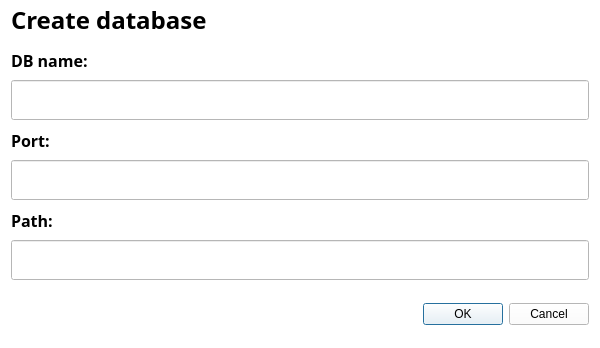
<?xml version="1.0" encoding="UTF-8"?>
<ui version="4.0">
 <class>CreaDB</class>
 <widget class="QDialog" name="CreaDB">
  <property name="geometry">
   <rect>
    <x>0</x>
    <y>0</y>
    <width>600</width>
    <height>348</height>
   </rect>
  </property>
  <property name="windowTitle">
   <string notr="true"/>
  </property>
  <property name="styleSheet">
   <string notr="true">background:rgb(255, 255, 255)</string>
  </property>
  <property name="modal">
   <bool>false</bool>
  </property>
  <layout class="QGridLayout" name="gridLayout">
   <property name="topMargin">
    <number>0</number>
   </property>
   <property name="bottomMargin">
    <number>14</number>
   </property>
   <property name="spacing">
    <number>0</number>
   </property>
   <item row="10" column="1">
    <widget class="QDialogButtonBox" name="buttonBox">
     <property name="minimumSize">
      <size>
       <width>0</width>
       <height>40</height>
      </size>
     </property>
     <property name="maximumSize">
      <size>
       <width>16777215</width>
       <height>40</height>
      </size>
     </property>
     <property name="toolTipDuration">
      <number>0</number>
     </property>
     <property name="orientation">
      <enum>Qt::Horizontal</enum>
     </property>
     <property name="standardButtons">
      <set>QDialogButtonBox::Cancel|QDialogButtonBox::Ok</set>
     </property>
    </widget>
   </item>
   <item row="9" column="1">
    <spacer name="verticalSpacer">
     <property name="orientation">
      <enum>Qt::Vertical</enum>
     </property>
     <property name="sizeHint" stdset="0">
      <size>
       <width>14</width>
       <height>14</height>
      </size>
     </property>
    </spacer>
   </item>
   <item row="8" column="1">
    <widget class="QLineEdit" name="lineEdit_3">
     <property name="minimumSize">
      <size>
       <width>0</width>
       <height>40</height>
      </size>
     </property>
     <property name="maximumSize">
      <size>
       <width>16777215</width>
       <height>40</height>
      </size>
     </property>
    </widget>
   </item>
   <item row="2" column="1">
    <widget class="QLabel" name="label_2">
     <property name="sizePolicy">
      <sizepolicy hsizetype="Preferred" vsizetype="Fixed">
       <horstretch>0</horstretch>
       <verstretch>0</verstretch>
      </sizepolicy>
     </property>
     <property name="minimumSize">
      <size>
       <width>0</width>
       <height>40</height>
      </size>
     </property>
     <property name="maximumSize">
      <size>
       <width>16777215</width>
       <height>40</height>
      </size>
     </property>
     <property name="font">
      <font>
       <family>Segoe UI Semibold</family>
       <pointsize>12</pointsize>
       <weight>75</weight>
       <bold>true</bold>
      </font>
     </property>
     <property name="text">
      <string>DB name: </string>
     </property>
    </widget>
   </item>
   <item row="7" column="1">
    <widget class="QLabel" name="label_4">
     <property name="sizePolicy">
      <sizepolicy hsizetype="Preferred" vsizetype="Fixed">
       <horstretch>0</horstretch>
       <verstretch>0</verstretch>
      </sizepolicy>
     </property>
     <property name="minimumSize">
      <size>
       <width>0</width>
       <height>40</height>
      </size>
     </property>
     <property name="maximumSize">
      <size>
       <width>16777215</width>
       <height>40</height>
      </size>
     </property>
     <property name="font">
      <font>
       <family>Segoe UI Semibold</family>
       <pointsize>12</pointsize>
       <weight>75</weight>
       <bold>true</bold>
      </font>
     </property>
     <property name="text">
      <string>Path:</string>
     </property>
    </widget>
   </item>
   <item row="4" column="1">
    <widget class="QLabel" name="label_3">
     <property name="sizePolicy">
      <sizepolicy hsizetype="Preferred" vsizetype="Fixed">
       <horstretch>0</horstretch>
       <verstretch>0</verstretch>
      </sizepolicy>
     </property>
     <property name="minimumSize">
      <size>
       <width>0</width>
       <height>40</height>
      </size>
     </property>
     <property name="maximumSize">
      <size>
       <width>16777215</width>
       <height>40</height>
      </size>
     </property>
     <property name="font">
      <font>
       <family>Segoe UI Semibold</family>
       <pointsize>12</pointsize>
       <weight>75</weight>
       <bold>true</bold>
      </font>
     </property>
     <property name="text">
      <string>Port: </string>
     </property>
    </widget>
   </item>
   <item row="6" column="1">
    <widget class="QLineEdit" name="lineEdit_2">
     <property name="minimumSize">
      <size>
       <width>0</width>
       <height>40</height>
      </size>
     </property>
     <property name="maximumSize">
      <size>
       <width>16777215</width>
       <height>40</height>
      </size>
     </property>
     <property name="inputMethodHints">
      <set>Qt::ImhPreferNumbers</set>
     </property>
    </widget>
   </item>
   <item row="3" column="1">
    <widget class="QLineEdit" name="lineEdit">
     <property name="minimumSize">
      <size>
       <width>0</width>
       <height>40</height>
      </size>
     </property>
     <property name="maximumSize">
      <size>
       <width>16777215</width>
       <height>40</height>
      </size>
     </property>
    </widget>
   </item>
   <item row="1" column="1">
    <widget class="QWidget" name="horizontalWidget" native="true">
     <property name="sizePolicy">
      <sizepolicy hsizetype="Preferred" vsizetype="Fixed">
       <horstretch>0</horstretch>
       <verstretch>0</verstretch>
      </sizepolicy>
     </property>
     <property name="minimumSize">
      <size>
       <width>0</width>
       <height>40</height>
      </size>
     </property>
     <property name="maximumSize">
      <size>
       <width>16777215</width>
       <height>40</height>
      </size>
     </property>
     <layout class="QHBoxLayout" name="horizontalLayout">
      <property name="leftMargin">
       <number>0</number>
      </property>
      <property name="topMargin">
       <number>0</number>
      </property>
      <property name="rightMargin">
       <number>0</number>
      </property>
      <property name="bottomMargin">
       <number>0</number>
      </property>
      <item>
       <widget class="QLabel" name="label">
        <property name="sizePolicy">
         <sizepolicy hsizetype="Preferred" vsizetype="Fixed">
          <horstretch>0</horstretch>
          <verstretch>0</verstretch>
         </sizepolicy>
        </property>
        <property name="font">
         <font>
          <family>Segoe UI Semibold</family>
          <pointsize>18</pointsize>
          <weight>75</weight>
          <bold>true</bold>
         </font>
        </property>
        <property name="text">
         <string>Create database</string>
        </property>
       </widget>
      </item>
     </layout>
    </widget>
   </item>
  </layout>
 </widget>
 <resources/>
 <connections>
  <connection>
   <sender>buttonBox</sender>
   <signal>accepted()</signal>
   <receiver>CreaDB</receiver>
   <slot>accept()</slot>
   <hints>
    <hint type="sourcelabel">
     <x>248</x>
     <y>254</y>
    </hint>
    <hint type="destinationlabel">
     <x>157</x>
     <y>274</y>
    </hint>
   </hints>
  </connection>
  <connection>
   <sender>buttonBox</sender>
   <signal>rejected()</signal>
   <receiver>CreaDB</receiver>
   <slot>reject()</slot>
   <hints>
    <hint type="sourcelabel">
     <x>316</x>
     <y>260</y>
    </hint>
    <hint type="destinationlabel">
     <x>286</x>
     <y>274</y>
    </hint>
   </hints>
  </connection>
 </connections>
</ui>
